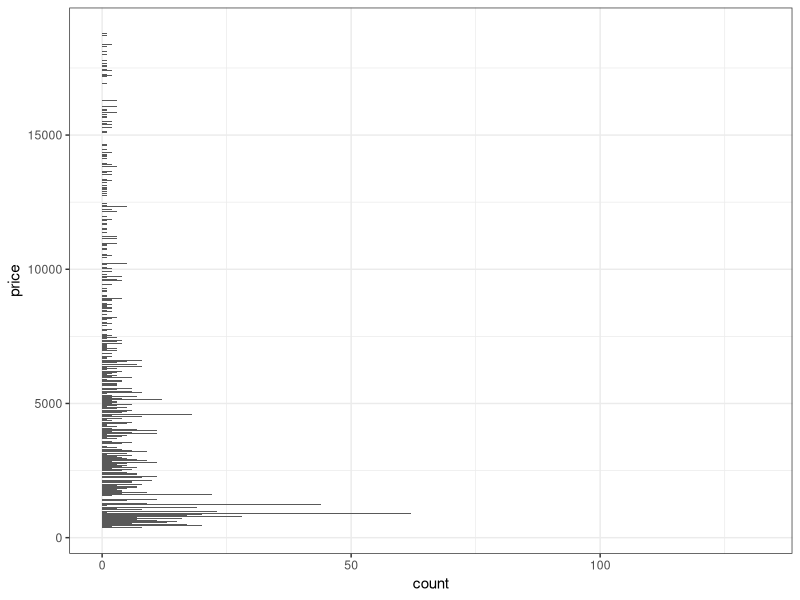

The R script that drew this image: (Note: this script raises an error after producing the figure.)
# test

library(ggplot2)
library(dplyr)
# lol
ggplot(diamonds,
       aes(y = price)) +
  geom_bar() +
  theme_bw()

odb <- table2
